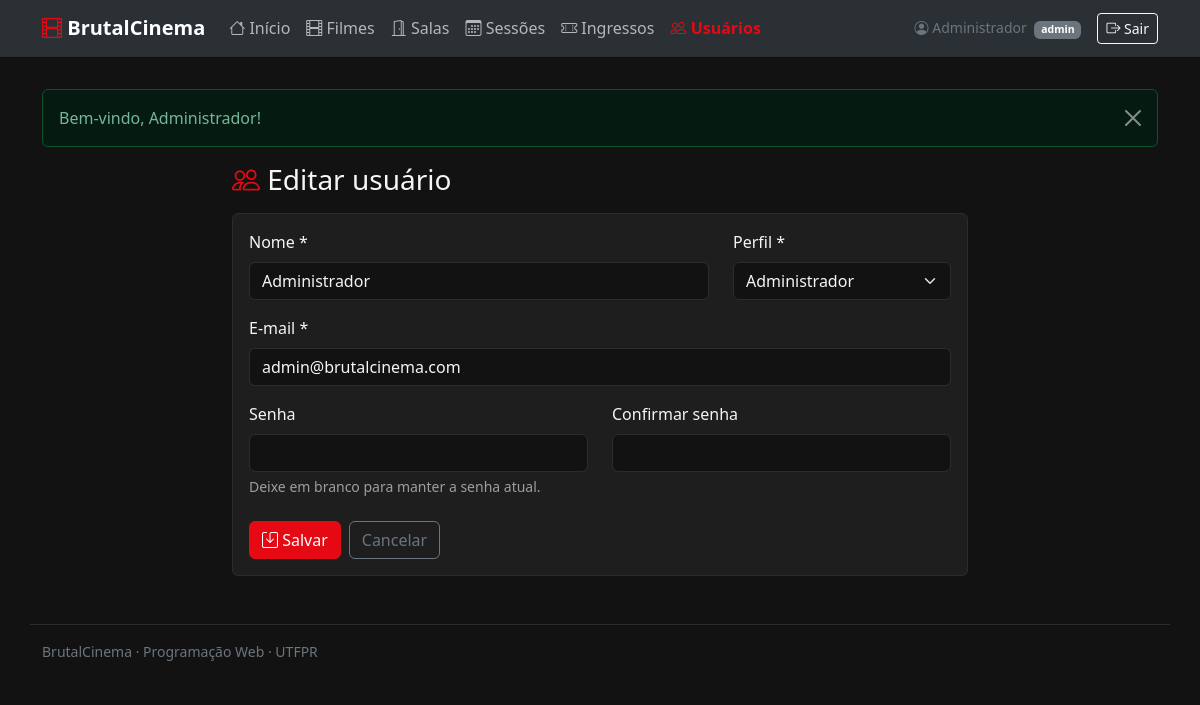
Page /index.php?page=usuarios&acao=editar&id=1 (signed in) on the committed database.
### tables this page shows
CREATE TABLE usuarios (
    id            INT UNSIGNED AUTO_INCREMENT PRIMARY KEY,
    nome          VARCHAR(100)  NOT NULL,
    email         VARCHAR(150)  NOT NULL,
    senha_hash    VARCHAR(255)  NOT NULL,
    perfil        ENUM('admin', 'funcionario','cliente') NOT NULL DEFAULT 'cliente',
    ativo         TINYINT(1)    NOT NULL DEFAULT 1,
    criado_em     DATETIME      NOT NULL DEFAULT CURRENT_TIMESTAMP,
    atualizado_em DATETIME      NOT NULL DEFAULT CURRENT_TIMESTAMP ON UPDATE CURRENT_TIMESTAMP,
    UNIQUE KEY uk_usuarios_email (email)
);

### app/Core/Controller.php (called while the page is built, shortened)
<?php
abstract class Controller
{
    protected function renderizar(string $view, array $dados = []): void
    {
        $arquivo = __DIR__ . '/../Views/' . $view . '.php';
        extract($dados);
        require __DIR__ . '/../Views/layout/header.php';
        require $arquivo;
        require __DIR__ . '/../Views/layout/footer.php';
    }
}

### app/Controllers/UsuarioController.php (called while the page is built, shortened)
<?php
class UsuarioController extends Controller
{
    private Usuario $usuarios;
    public function __construct()
    {
        $this->usuarios = new Usuario();
    }
    public function editar(): void
    {
        $usuario = $this->buscarOuRedirecionar();
        $this->renderizar('usuarios/form', [
            'titulo'  => 'Editar usuário',
            'usuario' => $usuario,
            'erros'   => [],
        ]);
    }
    private function buscarOuRedirecionar(): array
    {
        $id      = (int) ($_GET['id'] ?? $_POST['id'] ?? 0);
        $usuario = $id > 0 ? $this->usuarios->buscar($id) : null;
        return $usuario;
    }
}

### public/index.php (called while the page is built, shortened)
<?php
$app = require __DIR__ . '/../config/app.php';
require __DIR__ . '/../app/Core/helpers.php';
require __DIR__ . '/../app/Core/Database.php';
require __DIR__ . '/../app/Core/Session.php';
require __DIR__ . '/../app/Core/Controller.php';
require __DIR__ . '/../app/Core/Model.php';
require __DIR__ . '/../app/Core/Auth.php';
require __DIR__ . '/../app/Controllers/AuthController.php';
require __DIR__ . '/../app/Controllers/UsuarioController.php';
$acao = $_GET['acao'] ?? 'index';
try {
    $controller = new $rotas[$page]();
    $controller->$acao();
} catch (Throwable $e) {
    error_log($e);
    $detalhe = $app['debug'] ? $e->getMessage() : '';
    (new ErroController())->interno($detalhe);
}

### app/Core/helpers.php (called while the page is built, shortened)
<?php
function e(mixed $valor): string
{
    return htmlspecialchars((string) $valor, ENT_QUOTES, 'UTF-8');
}
function url(string $page, string $acao = '', array $params = []): string
{
    $query = ['page' => $page];
    if ($acao !== '') {
        $query['acao'] = $acao;
    }
    return 'index.php?' . http_build_query($query + $params);
}
function config(string $chave, mixed $padrao = null): mixed
{
    static $app = null;
    if ($app === null) {
        $app = require __DIR__ . '/../../config/app.php';
    }
    return $app[$chave] ?? $padrao;
}
function classeInvalida(array $erros, string $campo): string
{
    return isset($erros[$campo]) ? 'is-invalid' : '';
}

### config/app.php (called while the page is built)
<?php
return [
    'nome'     => 'BrutalCinema',
    'timezone' => 'America/Sao_Paulo',
    'debug'    => true,
    'intervalo_limpeza_min' => 15,
];

### app/Core/Session.php (called while the page is built, shortened)
<?php
class Session
{
    public static function get(string $chave, mixed $padrao = null): mixed
    {
        return $_SESSION[$chave] ?? $padrao;
    }
}

### app/Core/Auth.php (called while the page is built, shortened)
<?php
class Auth
{
    public static function usuario(): ?array
    {
        return Session::get(self::CHAVE);
    }
}

### app/Core/Model.php (called while the page is built, shortened)
<?php
abstract class Model
{
    protected string $tabela;
    protected mysqli $db;
    public function __construct()
    {
        $this->db = Database::conectar();
    }
    public function buscar(int $id): ?array
    {
        return $this->consultarUm("SELECT * FROM {$this->tabela} WHERE id = ?", [$id]);
    }
    protected function consultar(string $sql, array $params = []): array
    {
        $stmt = $this->executar($sql, $params);
        return $stmt->get_result()->fetch_all(MYSQLI_ASSOC);
    }
    protected function consultarUm(string $sql, array $params = []): ?array
    {
        $linhas = $this->consultar($sql, $params);
        return $linhas[0] ?? null;
    }
    protected function executar(string $sql, array $params = []): mysqli_stmt
    {
        $stmt = $this->db->prepare($sql);
        if ($params !== []) {
            $tipos = '';
            foreach ($params as $valor) {
                $tipos .= match (true) {
                    is_int($valor)   => 'i',
                    is_float($valor) => 'd',
                    default          => 's',
                };
            }
            $stmt->bind_param($tipos, ...$params);
        }
        $stmt->execute();
        return $stmt;
    }
}

### config/database.php (called while the page is built)
<?php
return [
    'host'    => 'localhost',
    'port'    => 3306,
    'dbname'  => 'brutalcinema',
    'user'    => 'brutal',
    'pass'    => 'brutal123',
    'charset' => 'utf8mb4',
];

### app/Core/Database.php (called while the page is built, shortened)
<?php
class Database
{
    private static ?mysqli $conexao = null;
    public static function conectar(): mysqli
    {
        if (self::$conexao === null) {
            $config = require __DIR__ . '/../../config/database.php';
            self::$conexao = new mysqli(
                $config['host'],
                $config['user'],
                $config['pass'],
                $config['dbname'],
                $config['port']
            );
            self::$conexao->set_charset($config['charset']);
        }
        return self::$conexao;
    }
}

### app/Views/usuarios/form.php (the view, shortened to what this page needs)
<?php
$id = (int) ($usuario['id'] ?? 0);
$rotulos = ['admin' => 'Administrador', 'funcionario' => 'Funcionário', 'cliente' => 'Cliente'];
?>
<div class="row justify-content-center">
<div class="col-lg-8">
    <h1 class="h3 mb-3"><i class="bi bi-people text-brutal"></i> <?= e($titulo) ?></h1>
    <div class="card">
    <div class="card-body">
        <form method="post" action="<?= url('usuarios', 'salvar') ?>" novalidate>
            <div class="row">
                <div class="col-md-8 mb-3">
                    <label for="nome" class="form-label">Nome *</label>
                    <input type="text" id="nome" name="nome" class="form-control <?= classeInvalida($erros, 'nome') ?>"
                           value="<?= e($usuario['nome'] ?? '') ?>" autofocus>
                </div>
                <div class="col-md-4 mb-3">
                    <label for="perfil" class="form-label">Perfil *</label>
                    <select id="perfil" name="perfil" class="form-select <?= classeInvalida($erros, 'perfil') ?>">
                        <?php foreach (Usuario::PERFIS as $p): ?>
                            <option value="<?= $p ?>" <?= ($usuario['perfil'] ?? '') === $p ? 'selected' : '' ?>><?= $rotulos[$p] ?></option>
                        <?php endforeach; ?>
                    </select>
                </div>
            </div>
            <div class="mb-3">
                <label for="email" class="form-label">E-mail *</label>
                <input type="email" id="email" name="email" class="form-control <?= classeInvalida($erros, 'email') ?>"
                       value="<?= e($usuario['email'] ?? '') ?>">
            </div>
            <div class="row">
                <div class="col-md-6 mb-3">
                    <label for="senha" class="form-label">Senha <?= $id > 0 ? '' : '*' ?></label>
                    <input type="password" id="senha" name="senha" class="form-control <?= classeInvalida($erros, 'senha') ?>">
                    <div class="form-text">
                        <?= $id > 0 ? 'Deixe em branco para manter a senha atual.' : 'Mínimo de 6 caracteres.' ?>
                    </div>
                </div>
                <div class="col-md-6 mb-3">
                    <label for="senha_confirmacao" class="form-label">Confirmar senha</label>
                    <input type="password" id="senha_confirmacao" name="senha_confirmacao"
                           class="form-control <?= classeInvalida($erros, 'senha_confirmacao') ?>">
                </div>
            </div>
            <div class="d-flex gap-2 mt-2">
                <button type="submit" class="btn btn-primary"><i class="bi bi-save"></i> Salvar</button>
                <a href="<?= url('usuarios') ?>" class="btn btn-outline-secondary">Cancelar</a>
            </div>
        </form>
    </div>
    </div>
</div>
</div>

### app/Views/layout/nav.php (shortened to what this page needs)
<?php
$usuarioLogado = Auth::usuario();
$paginaAtual   = $_GET['page'] ?? 'inicio';
$itens = [
    ['Início',         'inicio',    'bi-house',        []],
    ['Filmes',         'filmes',    'bi-film',         []],
    ['Salas',          'salas',     'bi-door-open',    []],
    ['Sessões',        'sessoes',   'bi-calendar3',    []],
    ['Ingressos',      'ingressos', 'bi-ticket-perforated', ['admin', 'funcionario']],
    ['Meus ingressos', 'ingressos', 'bi-ticket-perforated', ['cliente']],
    ['Usuários',       'usuarios',  'bi-people',       ['admin']],
];
?>
<nav class="navbar navbar-expand-lg bg-body-tertiary border-bottom mb-2">
    <div class="container">
        <a class="navbar-brand fw-bold" href="<?= url('inicio') ?>">
            <i class="bi bi-film text-brutal"></i> <?= e(config('nome')) ?>
        </a>
        <div class="collapse navbar-collapse" id="menu">
            <ul class="navbar-nav me-auto">
                <?php foreach ($itens as [$rotulo, $page, $icone, $perfis]): ?>
                    <?php if ($perfis !== [] && !Auth::temPerfil(...$perfis)) continue; ?>
                    <li class="nav-item">
                        <a class="nav-link <?= $paginaAtual === $page ? 'active' : '' ?>" href="<?= url($page) ?>">
                            <i class="bi <?= $icone ?>"></i> <?= $rotulo ?>
                        </a>
                    </li>
                <?php endforeach; ?>
            </ul>
            <div class="d-flex align-items-center gap-3">
                <span class="text-secondary small">
                    <i class="bi bi-person-circle"></i> <?= e($usuarioLogado['nome']) ?>
                    <span class="badge text-bg-secondary ms-1"><?= e($usuarioLogado['perfil']) ?></span>
                </span>
                <form method="post" action="<?= url('login', 'sair') ?>">
                    <button type="submit" class="btn btn-outline-light btn-sm">
                        <i class="bi bi-box-arrow-right"></i> Sair
                    </button>
                </form>
            </div>
        </div>
    </div>
</nav>

### public/css/estilo.css (style rules this page uses)
:root, [data-bs-theme="dark"] { --brutal-vermelho: #e50914; --brutal-vermelho-escuro: #b8070f; --bs-body-bg: #121212; --bs-body-color: #f5f5f5; --bs-secondary-color: #9e9e9e; --bs-tertiary-bg: #1e1e1e; --bs-border-color: #2c2c2c; }
.text-brutal { color: var(--brutal-vermelho); }
.card { background-color: #1e1e1e; border-color: #2c2c2c; }
.btn-primary { --bs-btn-bg: var(--brutal-vermelho); --bs-btn-border-color: var(--brutal-vermelho); --bs-btn-hover-bg: var(--brutal-vermelho-escuro); --bs-btn-hover-border-color: var(--brutal-vermelho-escuro); --bs-btn-active-bg: var(--brutal-vermelho-escuro); --bs-btn-active-border-color: var(--brutal-vermelho-escuro); }
.navbar .nav-link.active { color: var(--brutal-vermelho); font-weight: 600; }

### rows in the picture
usuarios: nome "Administrador", perfil "admin", perfil "Administrador", email "admin@brutalcinema.com"

### other values in the picture
config('nome') "BrutalCinema"
$rotulo "Início"
$rotulo "Filmes"
$rotulo "Salas"
$rotulo "Sessões"
$rotulo "Ingressos"
$rotulo "Usuários"
$mensagem "Bem-vindo, Administrador!"
$titulo "Editar usuário"
